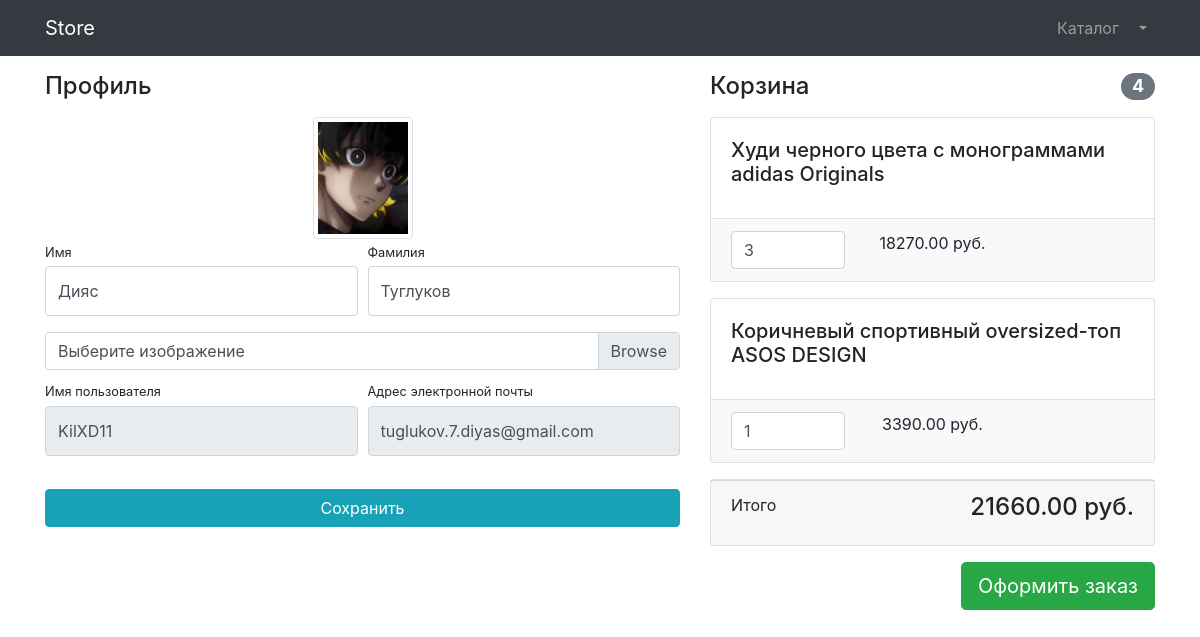
The page /users/profile/2/ (signed in) on the database its author committed.
### users/models.py (models this page shows)
class User(AbstractUser):
    image = models.ImageField(upload_to='userImages', null=True, blank=True)
    is_verified_email = models.BooleanField(default=False)

### product/models.py (models this page shows, shortened)
class Basket(models.Model):
    user = models.ForeignKey(to=User, on_delete=models.CASCADE)
    product = models.ForeignKey(to=Products, on_delete=models.CASCADE)
    quantity = models.PositiveSmallIntegerField(default=1)
    created_timetamp = models.DateTimeField(auto_now_add=True)
    objects = basketQRS.as_manager()
    def sum(self):
        return self.product.price * self.quantity

class Products(models.Model):
    name = models.CharField(max_length=256)
    descriptoin = models.TextField()
    price = models.DecimalField(max_digits=6, decimal_places=2)
    quantity = models.PositiveIntegerField(default=0)
    img = models.ImageField(upload_to='ProductsImages')
    category = models.ForeignKey(to=ProductCategories, on_delete=models.CASCADE)
    class Meta:
        verbose_name = 'продукт'
        verbose_name_plural = 'продукты'

### users/views.py (the view, shortened to what this page needs)
# urls.py: path('profile/<int:pk>/', login_required(UserProfileView.as_view()), name='profile'),
class UserProfileView(UpdateView):
    model = User
    form_class = UserProfileForm
    template_name = 'users/profile.html'
    def get_context_data(self, **kwargs):
        context =  super(UserProfileView, self).get_context_data()
        context['title'] = 'Store - Личный кабинет'
        context['baskets'] = Basket.objects.filter(user=self.object)
        return context

### users/forms.py
class UserProfileForm(UserChangeForm):
    first_name = forms.CharField(widget=forms.TextInput(attrs={'class': 'form-control py-4'}))
    last_name = forms.CharField(widget=forms.TextInput(attrs={'class': 'form-control py-4'}))
    username = forms.CharField(widget=forms.TextInput(attrs={'class': 'form-control py-4', 'readonly': True}))
    email = forms.CharField(widget=forms.EmailInput(attrs={'class': 'form-control py-4', 'readonly': True}))
    image = forms.ImageField(widget=forms.FileInput(attrs={'class': 'custom-file-input'}), required=False)
    class Meta:
        model = User
        fields = ('first_name', 'last_name', 'image', 'username', 'email')

### product/models.py (called while the page is built)
    def total_sum(self):
        return sum(basket.sum() for basket in self)

    def total_quantity(self):
        return sum(basket.quantity for basket in self)

### users/templates/users/profile.html (shortened to what this page needs)
{% extends 'products/base.html' %}
{% load static %}
{% block css %}
    <link href="{% static 'vendor/css/profile.css' %}" rel="stylesheet">
{% endblock %}
{% block content %}
    <div class="container">
    <div class="row">
        <div class="col-lg-7">
            <h4 class="mt-3 mb-3">Профиль</h4>
            <div class="col-lg-12 text-center">
                <img width="100" height="100"
                     src="{% if user.image %} {{ user.image.url }} {% else %} {% static 'vendor/img/users/default_avatar.jpg' %} {% endif %}"
                     class="img-thumbnail">
            </div>
            <form action="{% url 'users:profile' user.id %}" method="post" enctype="multipart/form-data">
                <div class="form-row">
                    <div class="col-lg-6">
                        <div class="form-group">
                            <label class="small mb-1" for="{{ form.first_name.id_for_label }}">Имя</label>
                            {{ form.first_name }}
                        </div>
                    </div>
                    <div class="col-lg-6">
                        <div class="form-group">
                            <label class="small mb-1" for="{{ form.last_name.id_for_label }}">Фамилия</label>
                            {{ form.last_name }}
                        </div>
                    </div>
                </div>
                <div class="form-row mb-2">
                    <div class="col-lg-12">
                        <div class="custom-file">
                            <label class="custom-file-label" for="{{ form.image.id_for_label }}">Выберите изображение</label>
                        </div>
                    </div>
                </div>
                <div class="form-row">
                    <div class="col-lg-6">
                        <label class="small mb-1" for="{{ form.username.id_for_label }}">Имя пользователя</label>
                        {{ form.username }}
                    </div>
                    <div class="col-lg-6">
                        <label class="small mb-1" for="{{ form.email.id_for_label }}">Адрес электронной
                            почты</label>
                        {{ form.email }}
                    </div>
                </div>
                <div class="form-row">
                    <div class="col-lg-12" style="margin-top: 33px;">
                        <input class="btn btn-info btn-block" type="submit" value="Сохранить">
                    </div>
                </div>
            </form>
        </div>
        <div class="col-lg-5">
            {% include "products/baskets.html" %}
        </div>
    </div>
</div>
{% endblock %}

### product/templates/products/baskets.html (shortened to what this page needs)
{% if baskets %}
    <h4 class="mt-3 mb-3 d-flex justify-content-between align-items-center mb-3">
                Корзина <span class="badge badge-secondary badge-pill">{{baskets.total_quantity}}</span>
    </h4>
    {% for basket in baskets %}
        <div class="card mb-3">
            <div class="card-body">
                <h5 class="card-title">{{ basket.product.name }}</h5>
            </div>
            <ul class="list-group list-group-flush">
                <li class="list-group-item bg-light">
                    <div class="row text-center">
                        <div class="col-lg-4">
                            <input name="basketID" type="number" class="form-control"
                                    value="{{ basket.quantity }}" min="0">
                        </div>
                        <div class="col-lg-4">{{basket.sum}} руб.</div>
                        <div class="col-lg-4">
                        </div>
                    </div>
                </li>
            </ul>
        </div>
    {% endfor %}
    <div class="card mb-3">
        <div class="card-footer">
            <p class="float-left">Итого</p>
            <h4 class="float-right">{{baskets.total_sum}} руб.</h4>
        </div>
    </div>
    <a class="btn btn-success btn-lg float-right" href="../orders/order-create.html">
        Оформить заказ
    </a>
{% else %}
<h4 class="mt-3 mb-3 text-center">
    Корзина пуста
</h4>
{% endif %}

### rows shown on the page
User: image (picture), first_name "Дияс", last_name "Туглуков", username "KilXD11", email "tuglukov.7.diyas@gmail.com"
Basket: total_quantity "4", product.name "Худи черного цвета с монограммами adidas Originals", basketID "3", sum "18270.00", total_sum "21660.00"
Basket: product.name "Коричневый спортивный oversized-топ ASOS DESIGN", basketID "1", sum "3390.00"
